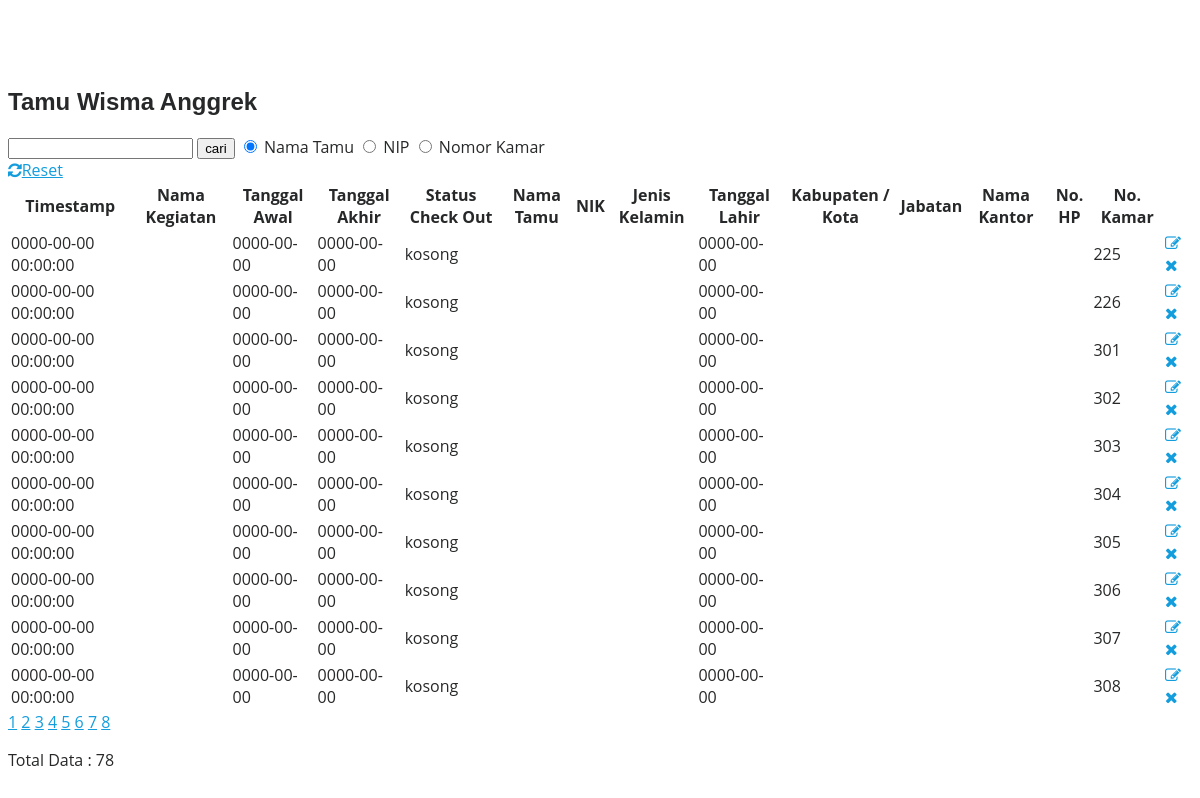
/tabel_anggrek.php?&hal=6, run on an earlier commit of the app's database.
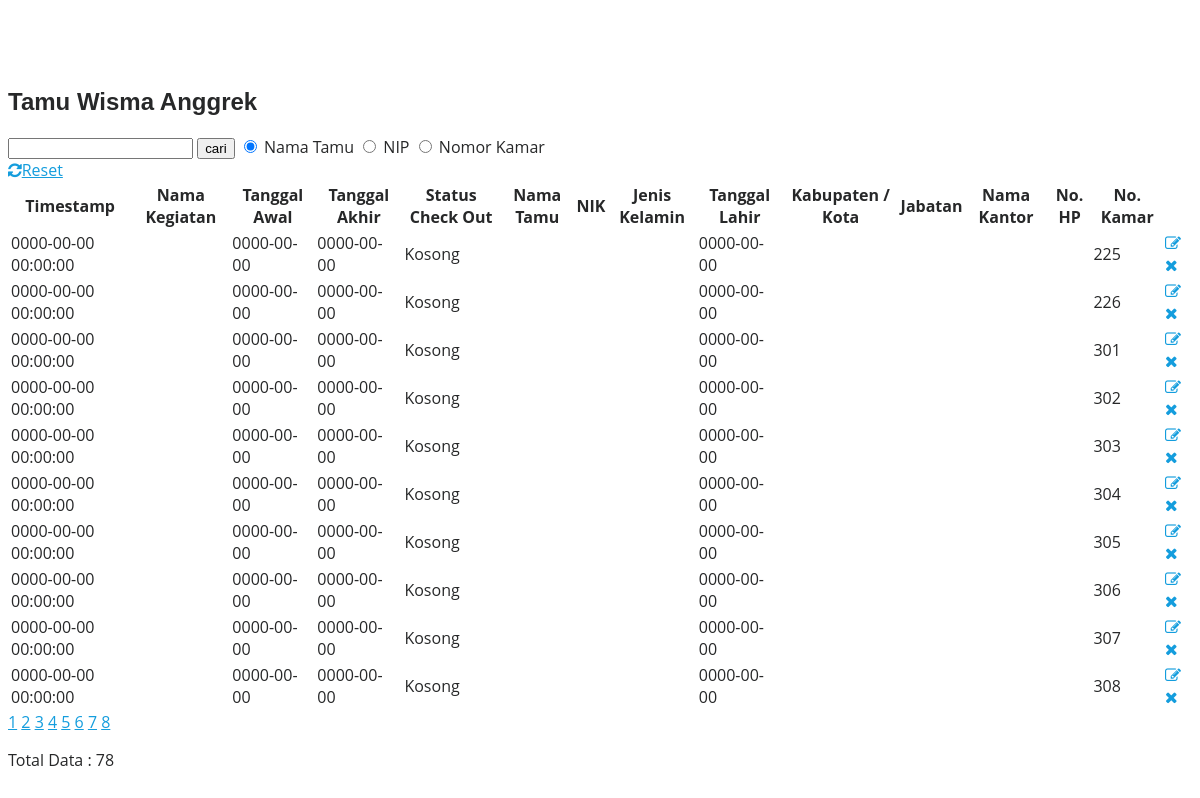
And on a later commit of the database.
### tables this page shows
CREATE TABLE `anggrek` (
  `timestamp` datetime NOT NULL,
  `nama_kegiatan` varchar(100) NOT NULL,
  `tanggal_awal` date NOT NULL,
  `tanggal_akhir` date NOT NULL,
  `statusco` enum('Terisi','Kosong') NOT NULL,
  `nama_tamu` varchar(100) NOT NULL,
  `nik` varchar(20) NOT NULL,
  `jenis_kelamin` enum('pria','wanita') NOT NULL,
  `tanggal_lahir` date NOT NULL,
  `kota` varchar(100) NOT NULL,
  `jabatan` varchar(100) NOT NULL,
  `nama_kantor` varchar(100) NOT NULL,
  `no_hp` varchar(13) NOT NULL,
  `nomor_kamar` int(4) NOT NULL
);

### tabel_anggrek.php (the view, shortened to what the changed rows need)
<?php
	require 'koneksi.php';
?>
<!doctype html>
<html lang="en">
<head>
	<link rel="stylesheet" href="https://stackpath.bootstrapcdn.com/font-awesome/4.7.0/css/font-awesome.min.css">
	<link rel="stylesheet" href="css/style.css">
</head>
<body>
	<section class="ftco-section">
		<div class="container">
			<div class="row justify-content-center">
				<div class="col-md-6 text-center mb-5">
					<h2 class="heading-section">Tamu Wisma Anggrek</h2>
				</div>
			</div>
			<div class="row">
				<div class="col-md-12">
					<div class="table-wrap">
						<table class="table">
						    <thead class="thead-dark">
                                <tr>
                                <th>Timestamp</th>
                                <th>Nama Kegiatan</th>
                                <th>Tanggal Awal</th>
                                <th>Tanggal Akhir</th>
                                <th>Status Check Out</th>
                                <th>Nama Tamu</th>
                                <th>NIK</th>
                                <th>Jenis Kelamin</th>
                                <th>Tanggal Lahir</th>
                                <th>Kabupaten / Kota</th>
                                <th>Jabatan</th>
                                <th>Nama Kantor</th>
                                <th>No. HP</th>
                                <th>No. Kamar</th>
                                <th>&nbsp;</th>
                                </tr>
						    </thead>
						    <tbody>
                                <?php
                                        $hal=10;
                                        $page=isset($_GET['hal'])?(int)$_GET['hal']:1;
                                        $start=($page>1)?($page*$hal)-$hal:0;
                                        if(isset($_GET['cari'])){
                                            $cari = $_GET['cari'];
                                            $sql = "SELECT * FROM anggrek WHERE nama_tamu like '%".$cari."%'";
                                            $sql1 = "SELECT * FROM anggrek WHERE nama_tamu LIKE '%$cari%' limit $start,$hal";
                                        } else {
                                            $sql1 = "SELECT * FROM anggrek limit $start,$hal";
                                        }
                                        if (isset($_GET['cari']) && isset($_GET['kategori'])) {
                                                $cari = $_GET['cari'];
                                                if ($_GET['kategori'] == 'cariNama') {
                                                    $sql = "SELECT * FROM anggrek WHERE nama_tamu LIKE '%$cari%'";
                                                    $sql1 = "SELECT * FROM anggrek WHERE nama_tamu LIKE '%$cari%' limit $start,$hal";
                                                } elseif ($_GET['kategori'] == 'cariNIP') {
                                                    $sql = "SELECT * FROM anggrek WHERE nip LIKE '%$cari%'";
                                                    $sql1 = "SELECT * FROM anggrek WHERE nip LIKE '%$cari%' limit $start,$hal";
                                                } else {
                                                    $sql = "SELECT * FROM anggrek WHERE nomor_kamar LIKE '%$cari%'";
                                                    $sql1 = "SELECT * FROM anggrek WHERE nomor_kamar LIKE '%$cari%' limit $start,$hal";
                                                    }
                                            } else {
                                                $sql1 = "SELECT * FROM anggrek limit $start,$hal";
                                            }
                                            $query1 = mysqli_query($db, $sql1);
                                ?>
                                <?php while($list=mysqli_fetch_array($query1)) :
                                ?>
                                <tr class="alert" role="alert">
                                    <td><?= $list['timestamp']; ?></td>
                                    <td><?= $list['nama_kegiatan']; ?></td>
                                    <td><?= $list['tanggal_awal']; ?></td>
                                    <td><?= $list['tanggal_akhir']; ?></td>
                                    <td><?= $list['statusco']; ?></td>
                                    <td><?= $list['nama_tamu']; ?></td>
                                    <td><?= $list['nik']; ?></td>
                                    <td><?= $list['jenis_kelamin']; ?></td>
                                    <td><?= $list['tanggal_lahir']; ?></td>
                                    <td><?= $list['kota']; ?></td>
                                    <td><?= $list['jabatan']; ?></td>
                                    <td><?= $list['nama_kantor']; ?></td>
                                    <td><?= $list['no_hp']; ?></td>
                                    <td><?= $list['nomor_kamar']; ?></td>
                                    <td>
                                        <a class="edit" aria-label="close" href="form_anggrek.php?nomor_kamar=<?=$list['nomor_kamar']; ?>" onclick="return edit(event)">
                                        <span aria-hidden="true"><i class="fa fa-edit"></i></span>
                                        </a>
                                        <a class="edit" aria-label="close" href="hapus_anggrek.php?nomor_kamar=<?=$list['nomor_kamar']; ?>" onclick="return hapus(event)">
                                        <span aria-hidden="true"><i class="fa fa-close"></i></span>
                                        </a>
                                    </td>
                                </tr>
							    <?php endwhile; ?>
						    </tbody>
						</table>
					</div>
				</div>
			</div>
		</div>
	</section>
</body>
</html>

What changed in the data, as far as the page shows it:
changed anggrek id 225: statusco "kosong" → "Kosong"
changed anggrek id 226: statusco "kosong" → "Kosong"
changed anggrek id 301: statusco "kosong" → "Kosong"
changed anggrek id 302: statusco "kosong" → "Kosong"
changed anggrek id 303: statusco "kosong" → "Kosong"
changed anggrek id 304: statusco "kosong" → "Kosong"
changed anggrek id 305: statusco "kosong" → "Kosong"
changed anggrek id 306: statusco "kosong" → "Kosong"
changed anggrek id 307: statusco "kosong" → "Kosong"
changed anggrek id 308: statusco "kosong" → "Kosong"
